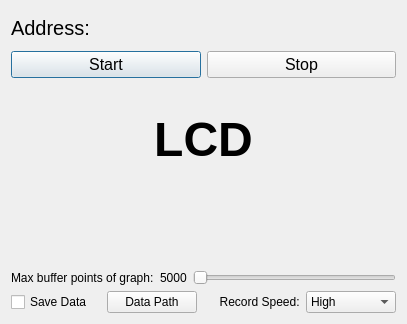
<?xml version="1.0" encoding="UTF-8"?>
<ui version="4.0">
 <class>Dialog</class>
 <widget class="QDialog" name="Dialog">
  <property name="geometry">
   <rect>
    <x>0</x>
    <y>0</y>
    <width>407</width>
    <height>324</height>
   </rect>
  </property>
  <property name="windowTitle">
   <string>Dialog</string>
  </property>
  <layout class="QVBoxLayout" name="verticalLayout">
   <item>
    <layout class="QVBoxLayout" name="verticalLayout_3">
     <property name="topMargin">
      <number>5</number>
     </property>
     <property name="bottomMargin">
      <number>5</number>
     </property>
     <item>
      <widget class="QLabel" name="label">
       <property name="font">
        <font>
         <family>Arial</family>
         <pointsize>15</pointsize>
        </font>
       </property>
       <property name="text">
        <string>&lt;html&gt;&lt;head/&gt;&lt;body&gt;&lt;p&gt;Address:&lt;/p&gt;&lt;/body&gt;&lt;/html&gt;</string>
       </property>
      </widget>
     </item>
    </layout>
   </item>
   <item>
    <layout class="QHBoxLayout" name="horizontalLayout_2">
     <item>
      <widget class="QPushButton" name="pushButton_start">
       <property name="font">
        <font>
         <family>Arial</family>
         <pointsize>12</pointsize>
        </font>
       </property>
       <property name="text">
        <string>Start</string>
       </property>
      </widget>
     </item>
     <item>
      <widget class="QPushButton" name="pushButton_stop">
       <property name="font">
        <font>
         <family>Arial</family>
         <pointsize>12</pointsize>
        </font>
       </property>
       <property name="text">
        <string>Stop</string>
       </property>
      </widget>
     </item>
    </layout>
   </item>
   <item>
    <layout class="QVBoxLayout" name="verticalLayout_2" stretch="5,0">
     <item>
      <widget class="QLabel" name="label_LCD">
       <property name="font">
        <font>
         <family>Arial</family>
         <pointsize>72</pointsize>
        </font>
       </property>
       <property name="layoutDirection">
        <enum>Qt::LeftToRight</enum>
       </property>
       <property name="autoFillBackground">
        <bool>false</bool>
       </property>
       <property name="text">
        <string>&lt;html&gt;&lt;head/&gt;&lt;body&gt;&lt;p align=&quot;center&quot;&gt;&lt;span style=&quot; font-size:36pt; font-weight:600;&quot;&gt;LCD&lt;/span&gt;&lt;/p&gt;&lt;/body&gt;&lt;/html&gt;</string>
       </property>
       <property name="textFormat">
        <enum>Qt::AutoText</enum>
       </property>
       <property name="scaledContents">
        <bool>true</bool>
       </property>
       <property name="alignment">
        <set>Qt::AlignCenter</set>
       </property>
      </widget>
     </item>
     <item>
      <layout class="QHBoxLayout" name="horizontalLayout_5">
       <property name="topMargin">
        <number>0</number>
       </property>
       <item>
        <widget class="QLabel" name="label_function">
         <property name="font">
          <font>
           <family>Arial</family>
           <pointsize>20</pointsize>
          </font>
         </property>
         <property name="text">
          <string/>
         </property>
        </widget>
       </item>
       <item>
        <widget class="QLabel" name="label_unit">
         <property name="font">
          <font>
           <family>Arial</family>
           <pointsize>20</pointsize>
          </font>
         </property>
         <property name="layoutDirection">
          <enum>Qt::LeftToRight</enum>
         </property>
         <property name="text">
          <string>&lt;html&gt;&lt;head/&gt;&lt;body&gt;&lt;p&gt;&lt;br/&gt;&lt;/p&gt;&lt;/body&gt;&lt;/html&gt;</string>
         </property>
        </widget>
       </item>
      </layout>
     </item>
    </layout>
   </item>
   <item>
    <layout class="QHBoxLayout" name="horizontalLayout_4" stretch="0,0,0">
     <item>
      <widget class="QLabel" name="label_4">
       <property name="font">
        <font>
         <family>Arial</family>
        </font>
       </property>
       <property name="text">
        <string>Max buffer points of graph:</string>
       </property>
      </widget>
     </item>
     <item>
      <widget class="QLabel" name="max_points">
       <property name="font">
        <font>
         <family>Arial</family>
        </font>
       </property>
       <property name="text">
        <string>5000</string>
       </property>
      </widget>
     </item>
     <item>
      <widget class="QSlider" name="SliderBar_buffered_points">
       <property name="orientation">
        <enum>Qt::Horizontal</enum>
       </property>
      </widget>
     </item>
    </layout>
   </item>
   <item>
    <layout class="QVBoxLayout" name="graph_layout"/>
   </item>
   <item>
    <layout class="QHBoxLayout" name="horizontalLayout">
     <item>
      <widget class="QCheckBox" name="checkBox">
       <property name="font">
        <font>
         <family>Arial</family>
        </font>
       </property>
       <property name="text">
        <string>Save Data</string>
       </property>
      </widget>
     </item>
     <item>
      <widget class="QPushButton" name="pushButton_datapath">
       <property name="font">
        <font>
         <family>Arial</family>
        </font>
       </property>
       <property name="text">
        <string>Data Path</string>
       </property>
      </widget>
     </item>
     <item>
      <widget class="QLabel" name="label_3">
       <property name="font">
        <font>
         <family>Arial</family>
        </font>
       </property>
       <property name="text">
        <string>     Record Speed:</string>
       </property>
      </widget>
     </item>
     <item>
      <widget class="QComboBox" name="comboBox">
       <property name="font">
        <font>
         <family>Arial</family>
        </font>
       </property>
       <item>
        <property name="text">
         <string>High</string>
        </property>
       </item>
       <item>
        <property name="text">
         <string>Medium</string>
        </property>
       </item>
       <item>
        <property name="text">
         <string>Low</string>
        </property>
       </item>
      </widget>
     </item>
    </layout>
   </item>
  </layout>
 </widget>
 <resources/>
 <connections/>
</ui>
